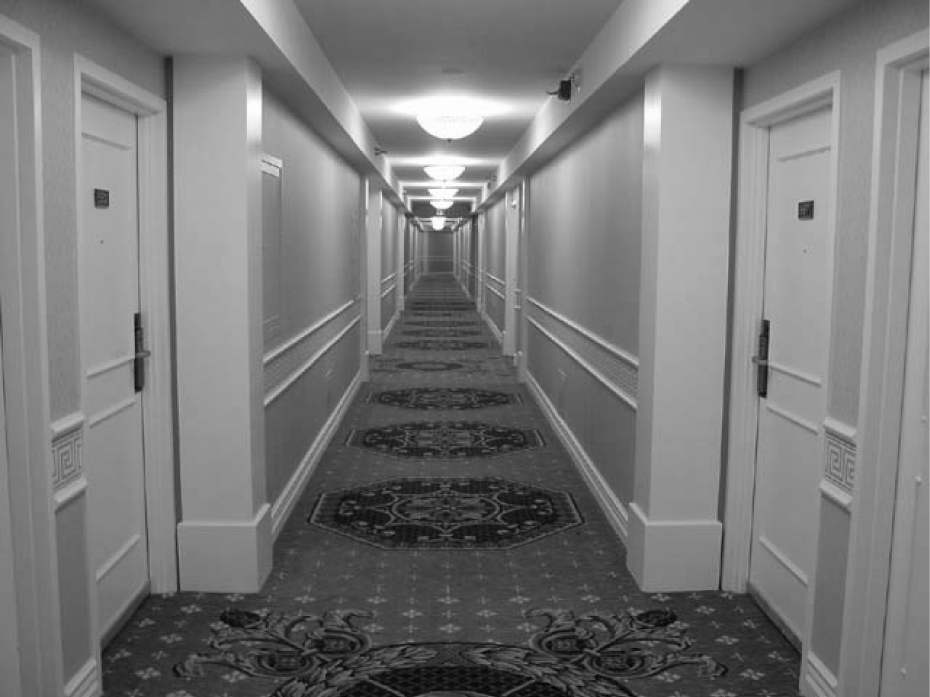
%> input picture Week3/old/corridor.png, 930 x 697 px
$ octave matlab_example_test.m   (GNU Octave 9; MATLAB toolbox functions it lacks are replaced by stand-ins)
%> lines starting %> are read from the running program, lines starting %| are printed output that depends on the picture

clear all
close all
I  = imread('corridor.png');
%> I is the input picture: size 697x930x3 uint8; min 1, max 255, mean 120.4
I=double(rgb2gray(I));
%> I: size 697x930 double
h1=fspecial('sobel');
h2=h1';
igh=imfilter(I,h1);
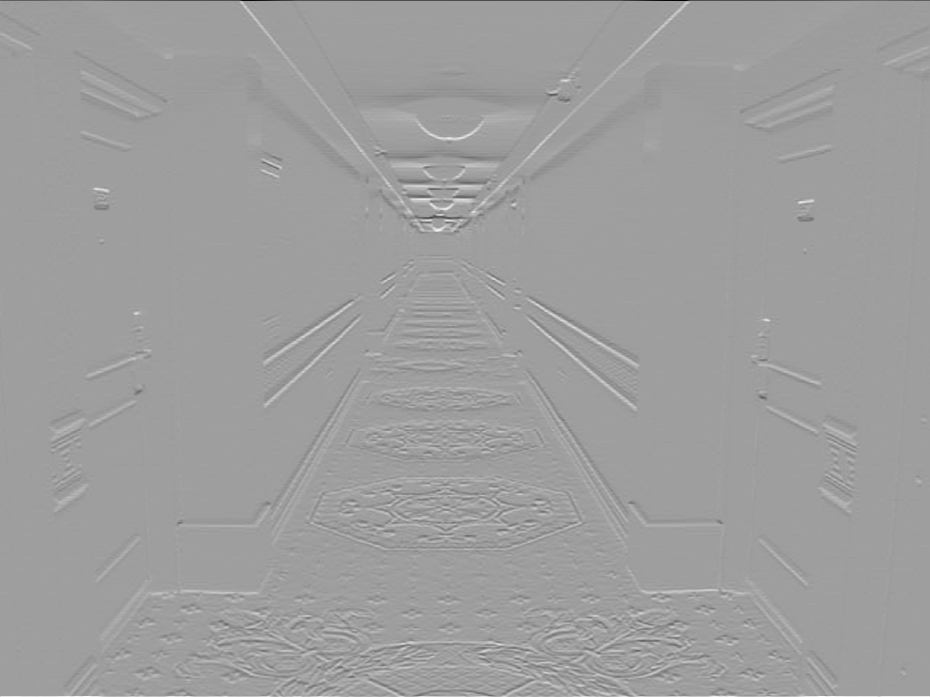
%> igh: size 697x930 double; min -930, max 568, mean 0.3; drawn with min black and max white
igv=imfilter(I,h2);
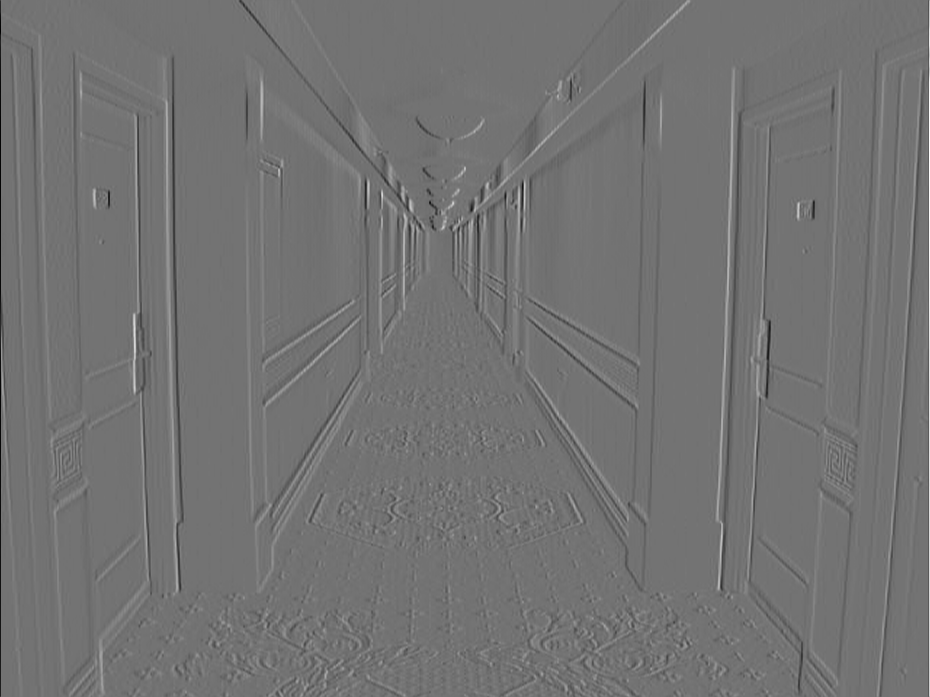
%> igv: size 697x930 double; min -588, max 715, mean -0.2; drawn with min black and max white
BW=abs(igh)+abs(igv);
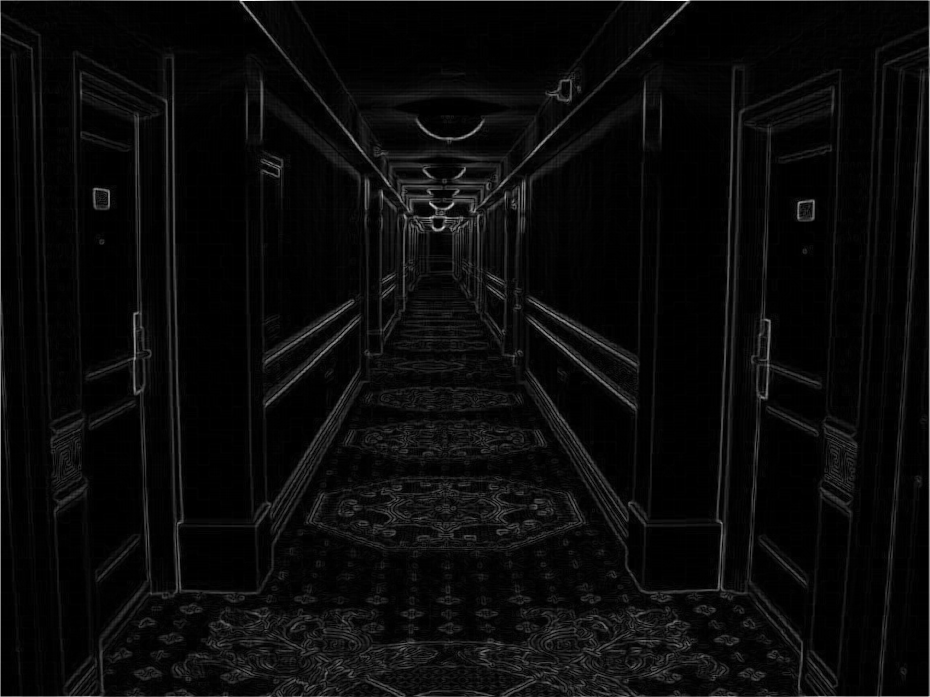
%> BW: size 697x930 double; min 0, max 954, mean 39; drawn with min black and max white
[H,T,R] = hough(BW);
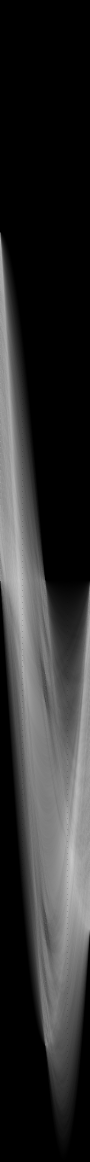
%> H: size 2323x180 double (shown at 1/2 size); min 0, max 1360, mean 246.3; drawn with min black and max white
%> T = 180 values from -90 to 89; R = 2323 values from -1161 to 1161
imshow(H,[],'XData',T,'YData',R,...
            'InitialMagnification','fit');
xlabel('\theta'), ylabel('\rho');
axis on, axis normal, hold on;
P  = houghpeaks(H,5,'threshold',ceil(0.3*max(H(:))));
%> P = [1228 46; 1197 46; 1757 136; 1255 46; 1731 136]
x = T(P(:,2)); y = R(P(:,1));
%> after `x = T(P(:,2))`: x = [-45 -45 45 -45 45]
%> after `y = R(P(:,1))`: y = [66 35 595 93 569]
plot(x,y,'s','color','white');
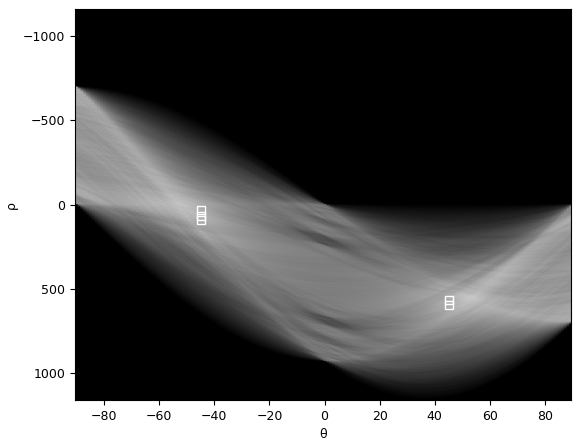
%> figure redrawn from the program's plot data
% Find lines and plot them
lines = houghlines(BW,T,R,P,'FillGap',5,'MinLength',7);
%> lines = 11 lines; longest, point1 to point2 (x, y): (94, 1) to (791, 697), (132, 1) to (664, 533), (664, 179) to (147, 697), (244, 194) to (747, 697), (672, 134) to (244, 563), (50, 1) to (231, 182)
figure, imshow(BW,[]), hold on
max_len = 0;
for k = 1:length(lines)
   xy = [lines(k).point1; lines(k).point2];
   plot(xy(:,1),xy(:,2),'LineWidth',2,'Color','green');

   % Plot beginnings and ends of lines
   plot(xy(1,1),xy(1,2),'x','LineWidth',2,'Color','yellow');
   plot(xy(2,1),xy(2,2),'x','LineWidth',2,'Color','red');

   % Determine the endpoints of the longest line segment
   len = norm(lines(k).point1 - lines(k).point2);
   if ( len > max_len)
      max_len = len;
      xy_long = xy;
   end
end
%> this loop made 11 passes
%> (len, max_len, xy_long) on pass 1: (985, 985, [94 1; 791 697])
%> (xy, len) on passes 2 to 7: ([50 1; 231 182], 256), ([244 194; 747 697], 711.3), ([842 1; 678 166], 232.6), ([664 179; 147 697], 731.9), ([132 1; 664 533], 752.4), ([671 540; 691 559], 27.59)

% highlight the longest line segment
plot(xy_long(:,1),xy_long(:,2),'LineWidth',2,'Color','blue');
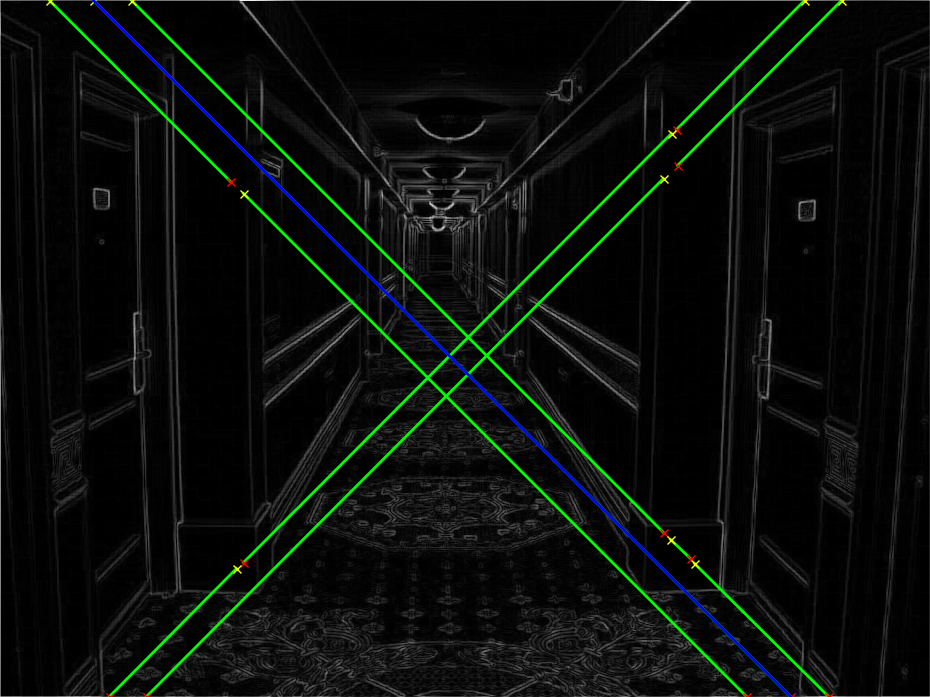
%> figure redrawn from the program's plot data

$ run again, with Week3/old/coins2.jpg saved as Week3/old/corridor.png
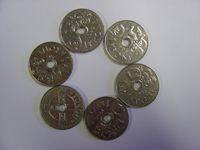
%> input picture Week3/old/coins2.jpg, 200 x 150 px
%> I is the input picture: size 150x200x3 uint8; mean R, G, B 133.6, 130.9, 132.5
%> I: size 150x200 double
%> T = 180 values from -90 to 89; R = 499 values from -249 to 249
%> P = [283 46; 389 136; 367 136; 382 136; 254 46]
%> x = [-45 45 45 45 -45]
%> y = [33 139 117 132 4]
%> `plot(x,y,'s','color','white');`:
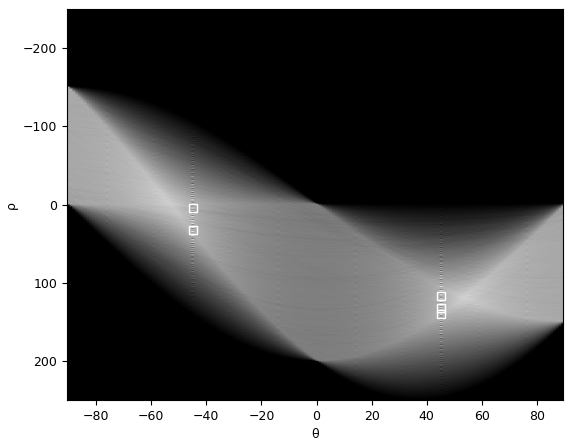
%> figure redrawn from the program's plot data
%> lines = 5 lines; point1 to point2 (x, y): (47, 1) to (197, 150), (6, 1) to (156, 150), (197, 1) to (49, 150), (166, 1) to (18, 150), (187, 1) to (39, 150)
%> the loop `for k = 1:length(lines)` made 5 passes
%> (len, max_len, xy_long) on pass 1: (211.4, 211.4, [47 1; 197 150])
%> `plot(xy_long(:,1),xy_long(:,2),'LineWidth',2,'Color','blue');`:
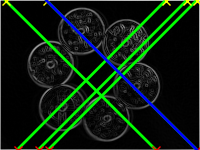
%> figure redrawn from the program's plot data
